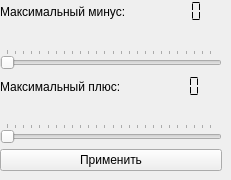
           <widget class="QWidget" name="additTab">
            <attribute name="title">
             <string>Аддит.</string>
            </attribute>
            <widget class="QWidget" name="verticalLayoutWidget_2">
             <property name="geometry">
              <rect>
               <x>0</x>
               <y>0</y>
               <width>222</width>
               <height>171</height>
              </rect>
             </property>
             <layout class="QVBoxLayout" name="additLayout">
              <item>
               <layout class="QFormLayout" name="formLayout_2">
                <property name="fieldGrowthPolicy">
                 <enum>QFormLayout::AllNonFixedFieldsGrow</enum>
                </property>
                <item row="0" column="0">
                 <widget class="QLabel" name="label_4">
                  <property name="text">
                   <string>Максимальный минус:</string>
                  </property>
                 </widget>
                </item>
                <item row="0" column="1">
                 <widget class="QLCDNumber" name="lcdNumber_3">
                  <property name="frameShape">
                   <enum>QFrame::NoFrame</enum>
                  </property>
                  <property name="frameShadow">
                   <enum>QFrame::Sunken</enum>
                  </property>
                  <property name="segmentStyle">
                   <enum>QLCDNumber::Flat</enum>
                  </property>
                 </widget>
                </item>
               </layout>
              </item>
              <item>
               <widget class="QSlider" name="additMaxMinusSlider">
                <property name="maximum">
                 <number>255</number>
                </property>
                <property name="orientation">
                 <enum>Qt::Horizontal</enum>
                </property>
                <property name="tickPosition">
                 <enum>QSlider::TicksAbove</enum>
                </property>
               </widget>
              </item>
              <item>
               <layout class="QFormLayout" name="formLayout_4">
                <property name="fieldGrowthPolicy">
                 <enum>QFormLayout::AllNonFixedFieldsGrow</enum>
                </property>
                <item row="0" column="0">
                 <widget class="QLabel" name="label_5">
                  <property name="text">
                   <string>Максимальный плюс:</string>
                  </property>
                 </widget>
                </item>
                <item row="0" column="1">
                 <widget class="QLCDNumber" name="lcdNumber_4">
                  <property name="frameShape">
                   <enum>QFrame::NoFrame</enum>
                  </property>
                  <property name="frameShadow">
                   <enum>QFrame::Sunken</enum>
                  </property>
                  <property name="segmentStyle">
                   <enum>QLCDNumber::Flat</enum>
                  </property>
                 </widget>
                </item>
               </layout>
              </item>
              <item>
               <widget class="QSlider" name="additMaxPlusSlider">
                <property name="maximum">
                 <number>255</number>
                </property>
                <property name="orientation">
                 <enum>Qt::Horizontal</enum>
                </property>
                <property name="tickPosition">
                 <enum>QSlider::TicksAbove</enum>
                </property>
               </widget>
              </item>
              <item>
               <widget class="QPushButton" name="applyAdditButton">
                <property name="text">
                 <string>Применить</string>
                </property>
               </widget>
              </item>
             </layout>
            </widget>
           </widget>
